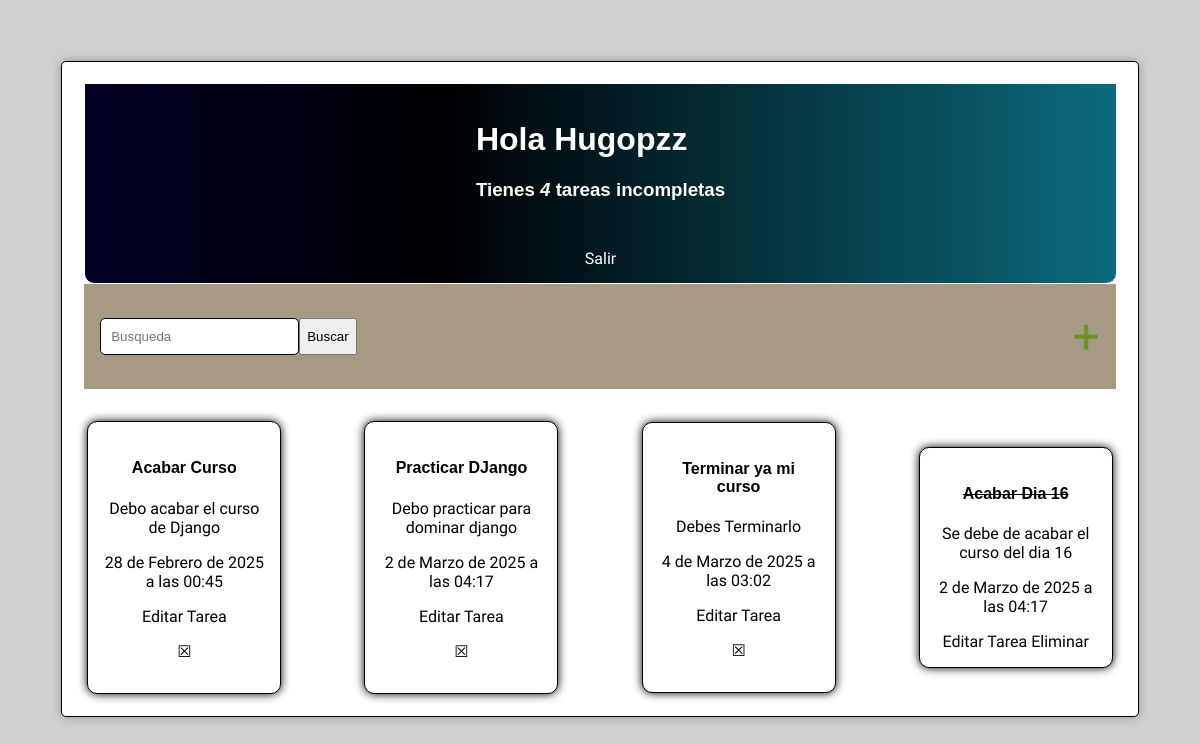
The app's page / (signed in) with its own data.
### home/models.py (models this page shows, shortened)
class Tarea(models.Model):
    usuario = models.ForeignKey(User,
                                on_delete=models.CASCADE, # Se eliminan todas las tareas creadas por este usuario si es eliminado
                                null=True,  # El valor de usuario puede estar vacio o el registro puede estar en blanco
                                blank=True)
    titulo = models.CharField(max_length=75) # Area de linea de texto con un maximo de 75 caracteres
    descricion = models.TextField(null=True, blank=True)
    completo = models.BooleanField(default=False) # Marcamos como default que la casilla no este seleccionada
    creado = models.DateTimeField(auto_now_add=True) # Se genera automaticamente la fecha de la creacion de la tarea
    class Meta:
        ordering = ['completo'] # Una vez completas se mandan al final de la lista

### home/views.py (the view)
# urls.py: urlpatterns = [path('', ListaPendientes.as_view(), name='home'),
class ListaPendientes(LoginRequiredMixin, ListView):
    model = Tarea
    template_name = 'home/lista_tareas.html'
    context_object_name = 'tareas'
    def get_context_data(self, **kwargs):
        context = super().get_context_data(**kwargs)
        context['tareas'] = context['tareas'].filter(usuario=self.request.user)
        context['count'] = context['tareas'].filter(completo=False)
        valor_busqueda = self.request.GET.get('area-buscar') or ''
        if valor_busqueda:                      # Busca tareas que tengan similitud con el texto
            context['tareas'] = context['tareas'].filter(titulo__icontains=valor_busqueda)
        context['valor_busqueda'] = valor_busqueda
        return context

### home/templates/home/lista_tareas.html (shortened to what this page needs)
{% extends 'home/main.html'%}
{% block content%}
<div class="nav-superior">
    <div>
        <h1>Hola {{request.user|title}}</h1>
        <h3 style="margin: 0">
          Tienes <i>{{ tareas.count }}</i>
          {{ count|pluralize:"tarea,tareas" }}
          {{ count|pluralize:"incompleta,incompletas" }}
        </h3>
    </div>
    <div>
        {% if request.user.is_authenticated %}
            <a href="{% url 'logout' %}">Salir</a>
        {% else %}
            <a href="{% url 'login' %}">Ingresar</a>
        {% endif %}
    </div>
</div>
<div class="buscador-container">
    <div>
        <form method="GET" style="display: inline-flex;">
            <input type="text" name="area-buscar" placeholder="Busqueda" value="{{valor_busqueda}}">
            <input type="submit" value="Buscar">
        </form>
    </div>
    <a href="{% url 'crear-tarea' %}" style="color: #6d9420; font-size: 3em">&#x2b;</a>
</div>
<div class="container-tareas">
    {% for tarea in tareas %}
                {% if tarea.completo %}
                <div class="tarea-container tarea-completa">
                    <h4 style="text-decoration: line-through">{{tarea.titulo}}</h4>
                    <p>{{tarea.descricion}}</p>
                    <p>{{tarea.creado}}</p>
                    <a href="{% url 'editar-tarea' tarea.id %}">Editar Tarea</a>
                    <a href="{% url 'eliminar-tarea' tarea.id %}">Eliminar</a>
                </div>
                {% else %}
                <div class="tarea-container tarea-incompleta">
                    <h4>{{tarea.titulo}}</h4>
                    <p>{{tarea.descricion}}</p>
                    <p>{{tarea.creado}}</p>
                    <p><a href="{% url 'editar-tarea' tarea.id %}">Editar Tarea</a></p>
                    <p><a href="{% url 'eliminar-tarea' tarea.id %}">&#x2612;</a></p>
                </div>
                {% endif %}
    {% empty %}
        <h3>No existen elementos en esta lista</h3>
    {% endfor %}
{% endblock content%}

### home/templates/home/main.html (style rules this page uses)
body { background-color: #d0d0d0; font-family: "Abel", sans-serif; padding: 3.3em; color: black; }
h1, h2, h3, h4, h5, h6 { font-family: "Book Antiqua", sans-serif; }
a { color: #000; text-decoration: none; }
.nav-superior { display: flex; flex-direction: column; gap: 3em; justify-content: space-between; align-items: center; color: #fff; padding: 15px; border-bottom: 1px solid #fff; border-left: 1px solid #fff; border-radius: 0 0 10px 10px; background: linear-gradient(90deg, rgba(2,0,36,1) 0%, rgba(0,0,3,1) 35%, rgba(11,107,126,1) 100%); }
.nav-superior a { color: white; }
.container-tareas { display: flex; flex-wrap: wrap; gap: 5em; align-items: center; justify-content: space-evenly; }
.tarea-container { border: 1px solid black; background: white; box-shadow: 0 0 10px 0 black; text-align: center; color: black; padding: 1em; min-width: 10em; max-width: 10em; border-radius: 10px; box-sizing: content-box; }
.tarea-container a { color: black; }
.buscador-container { display: flex; justify-content: space-between; align-items: center; background-color: #a69a84; color: white; padding: 1.5em 1em; margin-bottom: 2em; }
input[type=text], input[type=password], textarea { border: 1px solid #000; border-radius: 5px; padding: 10px; width: 90%; }

### records on screen
Tarea: titulo "Acabar Curso", descricion "Debo acabar el curso de Django", creado "28 de Febrero de 2025 a las 00:45"
Tarea: titulo "Practicar DJango", descricion "Debo practicar para dominar django", creado "2 de Marzo de 2025 a las 04:17"
Tarea: titulo "Terminar ya mi curso", descricion "Debes Terminarlo", creado "4 de Marzo de 2025 a las 03:02"
Tarea: titulo "Acabar Dia 16", descricion "Se debe de acabar el curso del dia 16", creado "2 de Marzo de 2025 a las 04:17"

### other values on screen
{{ request.user|title }} "Hugopzz"
{{ tareas.count }} "4"
